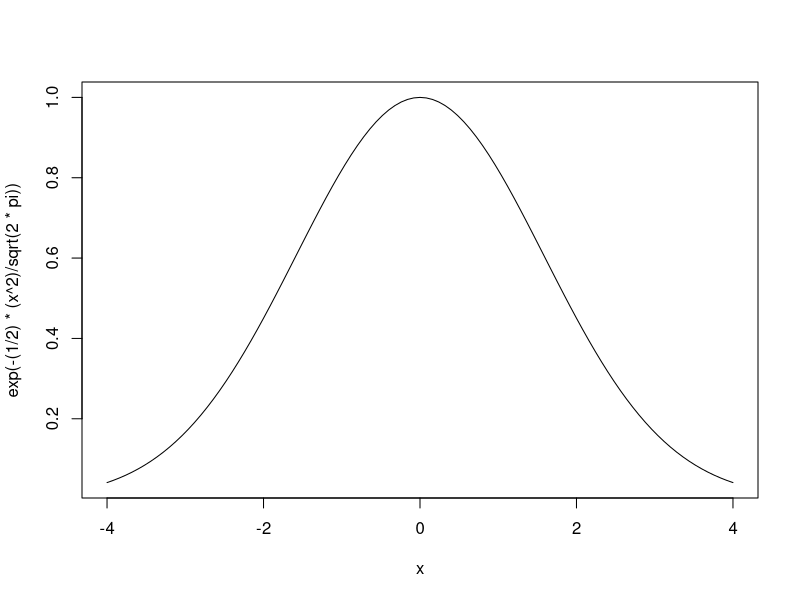

The R source for this figure:
A <- matrix(c(1,3,5,2,4,6), nrow= 3)
A
B <- matrix(c(8,8,8,8,8,8), nrow= 2)
B
require(matrixcalc)
C <- A %*% B
matrix.trace(C)

curve(exp(-(1/2)*(x^2)/sqrt(2*pi)), from=-4, to=4, type="l")
      
